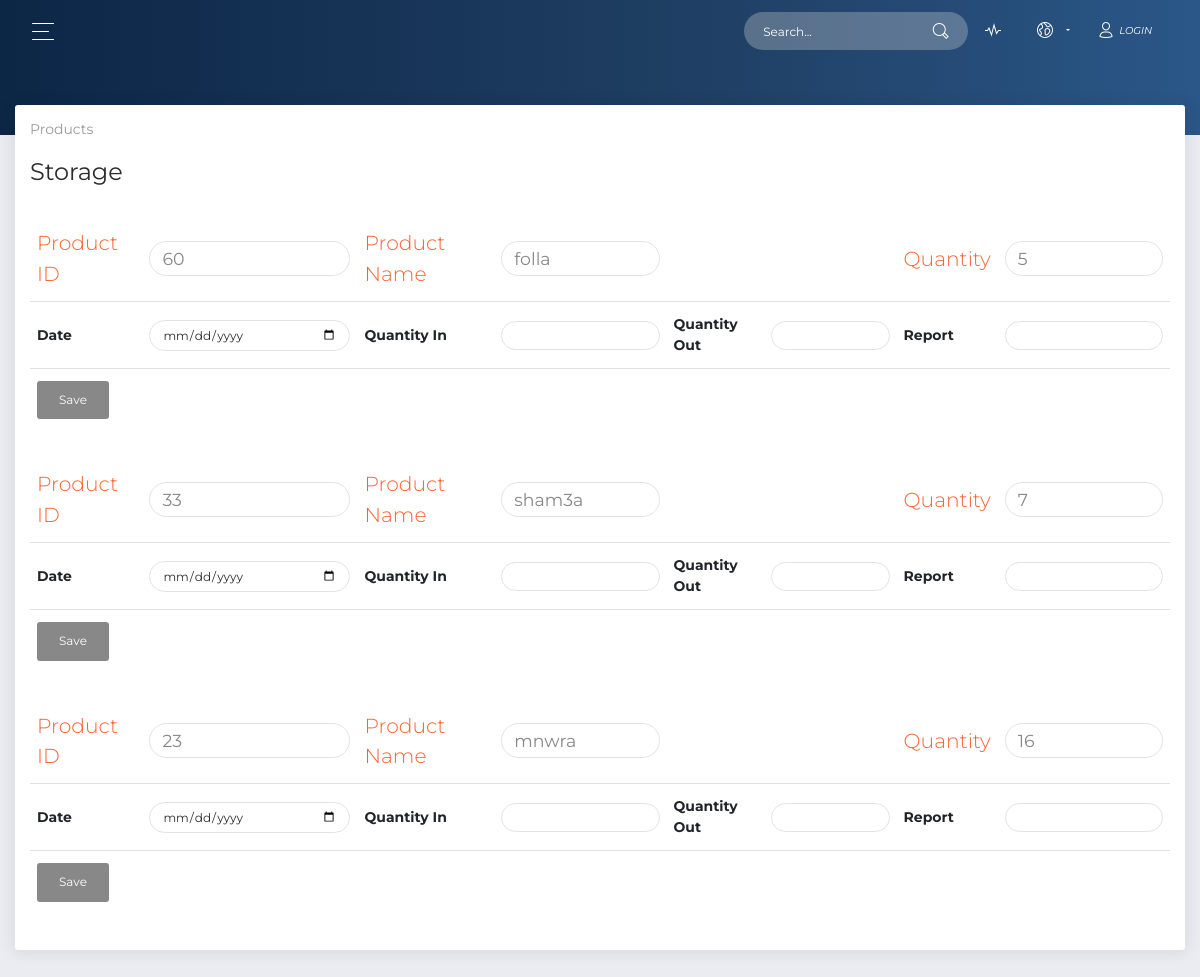
The page /public/storage_public.php on the database its author committed.
### tables this page shows
CREATE TABLE `storage` (
  `ID` int(11) NOT NULL,
  `productname` varchar(32) NOT NULL,
  `product_id` int(11) NOT NULL,
  `quantity` int(11) NOT NULL
);

### app/view/view.php (called while the page is built, shortened)
<?php
abstract class View
{
    public function __construct($controller, $model)
    {
        $this->model = $model;
    }
}
?>

### app/model/storages_model.php (called while the page is built, shortened)
<?php
require_once(__ROOT__ . "model/storage_model.php");
class Storages extends Model {
	private $storages;
	private $db;
	function __construct() {
		$this->fillArray();
	}
	function fillArray() {
		$this->storages = array();
		$this->db = $this->connect();
		$result = $this->readStorages();
		while ($row = $result->fetch_assoc()) {
			array_push($this->storages, new Storage($row["ID"], $row["product_id"] ,$row["productname"], $row["quantity"] ));
		}
	}
	function getStorages() {
		return $this->storages;
	}
	function readStorages(){
		$sql = "SELECT * FROM storage";
		$result = $this->db->query($sql);
		if ($result->num_rows > 0){
			return $result;
		}
		else {
			return false;
		}
	}
}

### app/model/storage_model.php (called while the page is built, shortened)
<?php
class Storage extends Model
{
  private $product_name;
  private $product_id;
  private $quantity;
   function __construct($SID, $product_name="", $product_id="", $quantity="" )
  {
    if(""===$SID)
    {
      $this->readStorage($SID);
    }
    else
    {
      $this->product_id = $product_id;
      $this->product_name = $product_name;
      $this->quantity = $quantity;
    }
  }
  public function getproduct_id()
  {
    return $this->product_id;
  }
  public function getquantity()
  {
    return $this->quantity;
  }
  public function getProduct_name()
  {
    return $this->product_name;
  }
}
?>

### app/db/dbh.php (called while the page is built, shortened)
<?php
class DBh
{
    private $servername;
    private $username;
    private $password;
    private $dbname;
    private $conn;
    function __construct()
    {
		$this->servername = DB_SERVER;
		$this->username = DB_USER;
		$this->password = DB_PASS;
        $this->dbname = DB_DATABASE;
	}
    public function connect()
    {
        $this->conn = new mysqli($this->servername, $this->username, $this->password, $this->dbname);
        return $this->conn;
    }
    function query($sql)
    {
        if (!empty($sql))
        {
            $this->result = $this->conn->query($sql);
            return $this->result;
        }
        else
        {
            return false;
        }
    }
}
?>

### app/view/storage_view.php (the view, shortened to what this page needs)
<?php
require_once(__ROOT__ . "view/view.php");
class ViewStorage extends View{
	public function output(){
$str="";
		foreach($this->model->getStorages() as $Storage){
			$str.="<div class='table-responsive'>";
            $str.="<table class='table'>";
			$str.="<thead class='text-primary'>";
			$str.="<th>Product ID</th>";
			$str.="<th><input type='String' class='form-control' placeholder='".$Storage->getProduct_name() ."' > </th>";
			$str.="<th>Product Name</th>";
            $str.="<th><input type='String' class='form-control' placeholder='".$Storage->getproduct_id() ."' > </th>";
            $str.="<th></th><th></th>";
            $str.="<th>Quantity</th>";
            $str.="<th><input type='number' class='form-control' placeholder='". $Storage->getquantity() ."'></th>";
            $str.="</thead>";
            $str.="<tbody>";
            $str.="<tr>";
            $str.="    <th>Date</th>";
            $str.= "<td><input type='date' class='form-control' placeholder=''></td>  ";
            $str.=" <th>Quantity In</th>";
            $str.= "<td><input type='number' class='form-control' placeholder=''></td>";
            $str.= " <th>Quantity Out</th>";
            $str.= " <td><input type='number' class='form-control' placeholder=''></td>";
            $str.= " <th>Report</th>";
            $str.= " <td><input type='String' class='form-control' placeholder=''></td>";
            $str.="</tr>";
            $str.=" <tr>";
            $str.="    <td><button class=' btn'>Save</button></td><td></td>";
            $str.="  <td></td> <td></td>";
            $str.="  <td></td> <td></td>";
            $str.="  <td></td> <td></td>";
            $str.="  </tr>";
            $str.=" </tbody>";
            $str.=" </table>";
            $str.="</div>";
		}
		return $str;
	}
}
?>

### rows shown on the page
storage: product "60", productname "folla", quantity "5"
storage: product "33", productname "sham3a", quantity "7"
storage: product "23", productname "mnwra", quantity "16"
